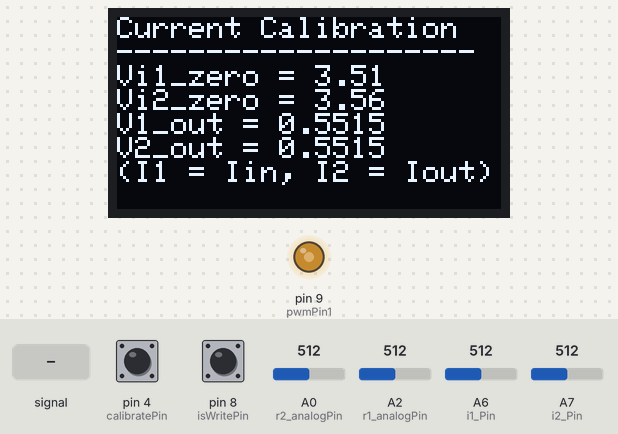
This sketch was run on a simulated Arduino Nano, built with avr-gcc and run on an emulated ATmega328P. Parts: 128×64 one-colour display, output pins drawn as LEDs (lit = HIGH). Inputs (shaded band) come from the test bench; at power-on: A6 (i1_Pin) = 512, A0 (r2_analogPin) = 512, A2 (r1_analogPin) = 512, A7 (i2_Pin) = 512, pin 4 (calibratePin) HIGH, pin 8 (isWritePin) HIGH. Storage starts empty.

Above: at 1.2 s.
1.3 s: A6 (i1_Pin) fed a 200 Hz sine of ±81 counts around its level
At 3.84 s:
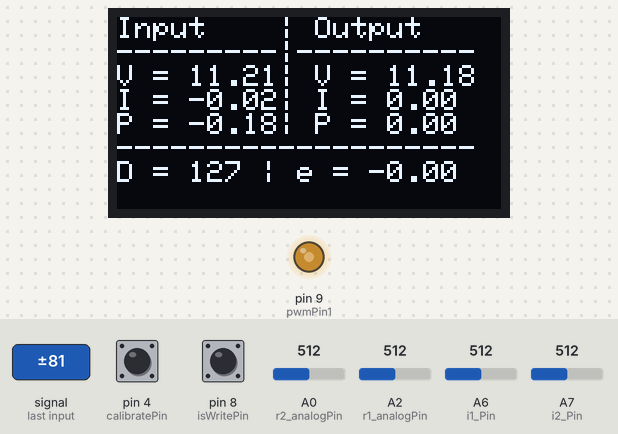
4.3 s: A6 (i1_Pin) set to 716
At 6.3 s:
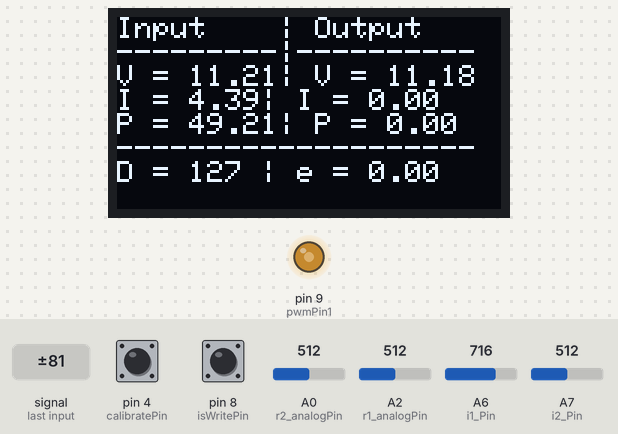
6.7 s: A0 (r2_analogPin) set to 716
At 8.1 s:
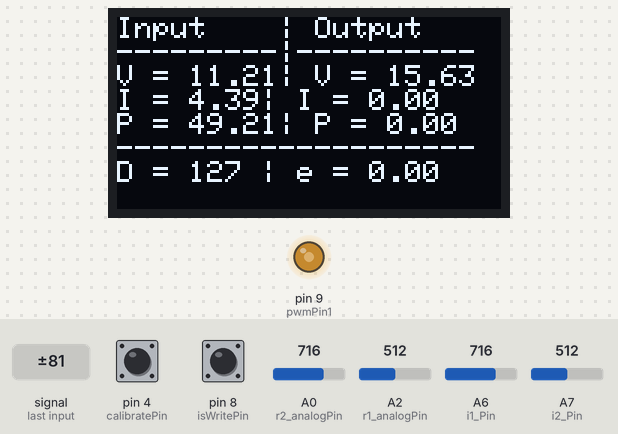
9.2 s: A7 (i2_Pin) fed a 200 Hz sine of ±81 counts around its level
At 11.2 s:
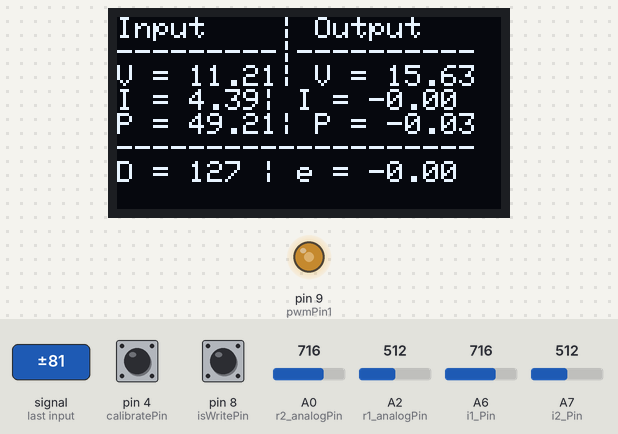
12.2 s: A2 (r1_analogPin) set to 716
At 13.4 s:
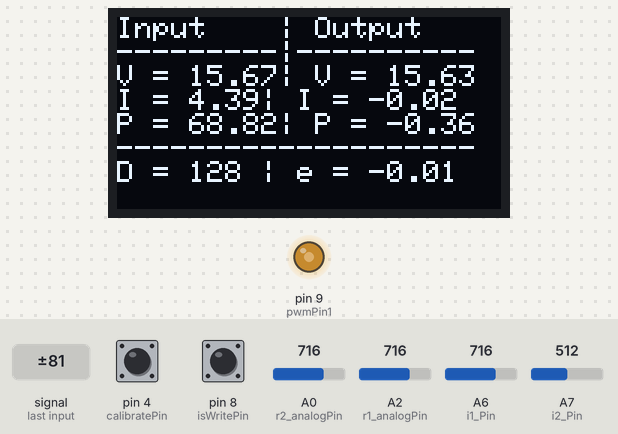
15.2 s: A7 (i2_Pin) set to 716
At 16.8 s:
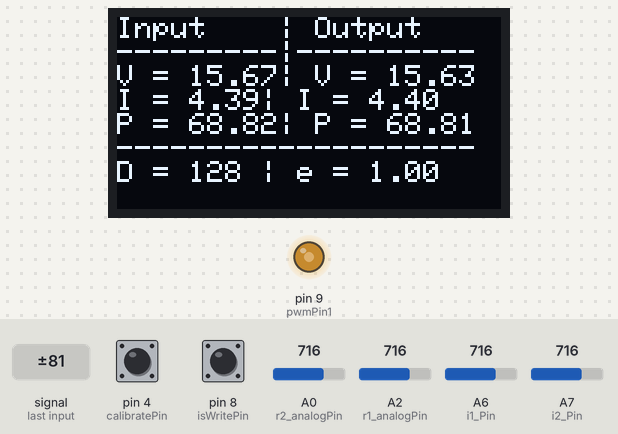
Timing chart, 0 to 18.3 s (numbered marks = the images above; inputs shaded):
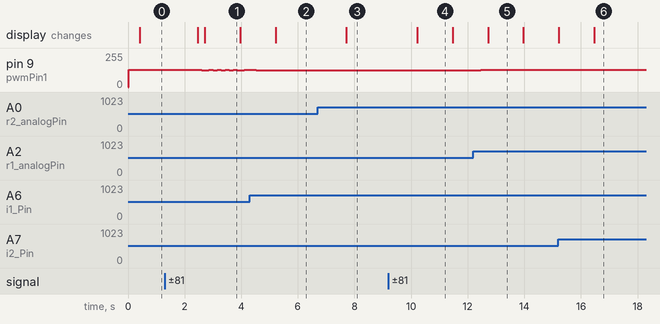

The sketch:

mppt_-_old_-_not_presentable.ino
```cpp
#include <SPI.h>
#include <SD.h>
#include <TimerOne.h>
// #include <PWM.h>
#include <math.h>

/*
 * Error Definitions on fault LED:
 * 		constant on       ====> SD card initialization failed
 * 		T = 2s blinking   ====> Failed to write to file
 *
 *
 * Below has been cancelled
 * Built In LED
 * 		Turns on once     ====> Frequency Initialization successful
 *
 * Should I add a delay in the loop function?
 */


//Display Variables
#include "SSD1306Ascii.h"
#include "SSD1306AsciiAvrI2c.h"
// 0X3C+SA0 - 0x3C or 0x3D
#define I2C_ADDRESS 0x3C
SSD1306AsciiAvrI2c oled;
int timeOldDisplay = millis();
const int DISPLAY_PERIOD = 1000;

// Voltage/Current Sensor Variables
double Vin, Vout, Iin, Iout;
// const double Vref = 1.090; // measured from ref or 5V pin (arduino dead)
const double Vref = 1.102; // measured from ref or 5V pin

// Voltage Sensor 1 - Vin - connect to solar panel
// const double r1_1 = 17.780;
// const double r1_2 = 5.2130;
const double r1_1 = 182.07;
const double r1_2 = 9.4230;
const double r1_analogPin = 2;

// Voltage Sensor 2 - Vout - connect to load
// const double r2_1 = 17.970;
// const double r2_2 = 5.2580;
const double r2_1 = 181.91;
const double r2_2 = 9.441;
const double r2_analogPin = 0;

// Current Calibration
const int calibratePin = 4;
bool runOnce = 1; // needed for prototyping,
				  // can calibrate in setup() after protyping is finished
				  // and not use this variable (I don't think this should stay)

// Current Sensor 1 - Iin - connect to solar panel
const double i1_Pin = 6;
// const double i1_Vneg = -2.427; // keep the negative (arduino dead)
const double i1_Vneg = -2.413; // keep the negative
const double i1_RPos = 9.95;
const double i1_RNeg = 9.97;
double Vi1_zero = 0;

// Current Sensor 2 - Iout - connect to load
const double i2_Pin = 7;
// const double i2_Vneg = -2.465; // keep the negative (arduino dead)
const double i2_Vneg = -2.443; // keep the negative
const double i2_RPos = 10.0;
const double i2_RNeg =  9.97;
double Vi2_zero = 0;

// SD card variables
const int isWritePin  = 8; // digital read pin
const int blueLEDPin  = 7; // SD is being used, data-logging
const int greenLEDPin = 6; // SD card is no longer used, safe to remove
bool writeStatus = 1;
bool SDoff = 0;
const int faultPin = 3; // needs to be a PWM pin or fault will not work
const int chipSelect = 10; //SD card pin
int timeOld = millis(); // get time, used to datalog every dataLogPeriod
int dataLogPeriod = 10000; // 10000 ms = 10s


// MPPT variables
double Pprev = 0, Pnow = 0, Vprev = 0;
const int delta = 1;
int duty = 128;
int pwmPin1 = 9; // in the example: uint8_t pin = 9;
// int32_t frequency = 18018; // 18018

// functions
double vSensor1();
double vSensor2();
double iSensor1();
double iSensor2();
bool isWriteOn();
void dataLog(double V1, double V2, double I1, double I2, int d); // add temperature later
void mppt(double Vnow, double I);
void freqInitialize();
void pwmDutySet();
void runDisplay(double V1, double V2, double I1, double I2, int d); // add temperature later
void currentCalibration(int isRunOnce);


// int num, runs=0;
// double avg;


void setup() {
//     Serial.begin(9600);

	// *****************************************
	// SD Card Read/Write Set up
	// *****************************************
	// see if the card is present and can be initialized:
	if (!SD.begin(chipSelect)) {
		// 		Serial.println("Card failed, or not present");
		// don't do anything more:
		analogWrite(faultPin, 255/2); // can use this a speaker
		while (1);
	}

	// *****************************************
	// Pin Mode Initialization
	// *****************************************
	pinMode(isWritePin, INPUT_PULLUP); // INPUT PULLUP needed to prevent short
	pinMode(calibratePin, INPUT_PULLUP); // INPUT PULLUP needed to prevent short

	// *****************************************
	// Frequency Initialization
	// *****************************************
	freqInitialize();

	// *****************************************
	// Set Reference Voltage
	// *****************************************
	analogReference(INTERNAL);

	// *****************************************
	// Display Set up
	// *****************************************
	oled.begin(&Adafruit128x64, I2C_ADDRESS);
	oled.setFont(Adafruit5x7);
// 	uint32_t m = micros(); // is this line needed?
	oled.clear();

	// *****************************************
	// Current Sensor Calibration
	// *****************************************
	// 	if(digitalRead(calibratePin))
// 	bool isCalibrateOn;
// 	do {
// 		// **** get Voffset 1
// 		int numReads = 1000;
// 		double avgBit = 0;
// 		double V1out = 0, V2out = 0;
// 		// ** add up multiple inputs to get an average reading to decrease random error
// 		// -- add inputs
// 		for(int i = 0; i < numReads; i++){
// 			avgBit += analogRead(i1_Pin);;
// 		}
// 		// -- get average from recorded inputs
// 		avgBit = avgBit / numReads; // this is the average bit reading
//
// 		// -- convert average bit readings to Voltage, Vout.
// 		V1out = avgBit * Vref/1023;
//
// 		// find Vi_zero from Vout and other Constants
// 		Vi1_zero = (i1_RPos/i1_RNeg) * (V1out - i1_Vneg) + V1out;
//
// // 		Vi1_zero = sum * Vref/1023.0; // units - bits * (V / bits)  = V
//
//
// 		// **** get Voffset 2
// 		numReads = 1000;
// 		avgBit = 0;
// 		V2out = 0;
// 		// ** add up multiple inputs to get an average reading to decrease random error
// 		// -- add inputs
// 		for(int i = 0; i < numReads; i++){
// 			avgBit += analogRead(i2_Pin);;
// 		}
// 		// -- get average from recorded inputs
// 		avgBit = avgBit / numReads; // this is the average bit reading
//
// 		// -- convert average bit readings to Voltage, Vout.
// 		V2out = avgBit * Vref/1023;
//
// 		// find Vi_zero from Vout and other Constants
// 		Vi2_zero = (i2_RPos/i2_RNeg) * (V2out - i2_Vneg) + V2out;
//
// // 		// -- convert average bit readings to Voltage, Vout.
// // 		Vi2_zero = sum * Vref/1023.0; // units - bits * (V / bits)  = V
//
// 		// update display
// 		oled.clear();
// 		oled.println(F("Current Calibration"));
// 		oled.println(F("--------------------"));
// 		oled.println("Vi1_zero = " + String(Vi1_zero,2));
// 		oled.println("Vi2_zero = " + String(Vi2_zero,2));
// 		oled.println("V1_out = " + String(V1out,4));
// 		oled.println("V2_out = " + String(V2out,4));
// 		oled.println(F("(I1 = Iin, I2 = Iout)"));
// 		delay(2000);
// 		isCalibrateOn = digitalRead(calibratePin);
// 	} while(!isCalibrateOn);
//
// 	// update display
// 	oled.clear();
// 	oled.println(F("Current Calibration"));
// 	oled.println(F("Finished"));

	// *****************************************
	// Notes
	// *****************************************
	// TO DO
	// * Need to calibrate ACS712 by opening all switches so that no current is running through it
	//   while simulating a normal loop operations to determine its zero current point
	//     - open all switches / close current sources
	//     - run datalogging and mppt code for 20 times
	//     - collect data of V at zero current for ACS712
	//     - average collected data
	// * o calculate V for I-sensor from op-amp and voltage divider
	// * x create MPPT-algorithm
	// * x test 18khz switching
	// * o test current sensor with 12v dc power supply and resistive heater
	// * o start simulating
	// * o build
	// * o setup pinMode for every used pin
	// * o change as many variables to local as possible
	// * o test delta = 1 vs 3
	// * o disable Serial.begin(9600);
	// * o instead of clearing the whole screen, clear the numbers only on the OLED
	//          - not urgent
	// * o update I1 & I2 analog pins on the diagram
	// * o automate calibration process if MOSFET open means
	//		  no current flows on both sides (input and output)

	/*
	 * START HERE START HERE START HERE START HERE START HERE START HERE
	 * START HERE START HERE START HERE START HERE START HERE START HERE
	 * START HERE START HERE START HERE START HERE START HERE START HERE
	 * START HERE START HERE START HERE START HERE START HERE START HERE
	 * convert to 1.1 V internal reference
	 * 		test stability of internal reference
	 * 		test stability of 3.3 V rail, I can use it instead of 5V rail to offset
	 * 			current sensor voltage
	 *
	 * 1. find V5ref for arduino nano in use
	 * 2. find best fit resistors
	 * 3. build op-amp
	 * 4. test voltage gain
	 * 5. add to current sensor
	 */


	/*
	 * convert any constant less than 255 to short int in MPPT_2
	 * 		removing my global variables saved about 2% memory
	 * 		I can change strings to include F()
	 * 		the big users are timerone.h and SD.h
	 *	Notes:
	 * PC power:
	 * 		turning SD write on, changed Vref from 1.091 to 1.092
	 * 			once blue LED on, Vref is constant, no change
	 * 			same result with OLED screen attached
	 *		5V rail is varying by 1-2 mV
	 *		5V = 5.055 +- 0.002
	 * 		3V rail = 3.279 +- 0.001 (w/ oled + SD write)
	 * 1A/2.1A PSU:
	 * 		5V = 5.253 +- 0.003
	 * 		Vref = 1.091
	 * 		turning SD write on, changed Vref from 1.091 to 1.092
	 * 		3V = 3.278 +- 0.002
	 * 2.4A/2.4A PSU:
	 * 		5V = 5.300 +- 0.001
	 * 		Vref = 1.091
	 * 		turning SD write on, changed Vref from 1.091 to 1.092
	 * 		3V = 3.278 +- 0.002
	 *
	 * similar result with apple 12W charger
	 * 		3V = 3.278 +- 0.002
	 */
}


void loop() {

	// calibrate current
	currentCalibration();

	// read data
	Vin = vSensor1();
	Vout = vSensor2();
	Iin = iSensor1(); // define
	Iout = iSensor2(); // define

	// run MPPT
	mppt(Vin, Iin);

	// SD card datalogging
	writeStatus = isWriteOn();
	if(writeStatus){

		// if SD was removed and re-inserted,
		// re-initialize the SD card to write again
		if(SDoff){

			// if there is an issue, turn on fault pin
			if (!SD.begin(chipSelect)) {
				analogWrite(faultPin, 255/2); // can use this when I attach a speaker to it
				digitalWrite(greenLEDPin, LOW);
				digitalWrite(blueLEDPin, LOW);
				while (1);
			}
			// if no issue, then SD is inserted and working
			//    so SDoff = 0
			//    because SD is inserted
			SDoff = 0;
		}

		// once SD is initialized, start data-logging every time period
		int timeNow = millis();
        if(timeNow - timeOld > dataLogPeriod){
            dataLog(Vin, Vout, Iin, Iout, duty);
			timeOld = millis();
        }

	} else {
		// if write status is off, then assume SD card has been removed
		SDoff = 1;
	}

	// Update Display every DISPLAY_PERIOD
	int timeNowDisplay = millis();
	if(timeNowDisplay - timeOldDisplay > DISPLAY_PERIOD){
		runDisplay(Vin, Vout, Iin, Iout, duty);
		timeOldDisplay = millis();
	}
}

double vSensor1(){
// 	double inputA = analogRead(r1_analogPin);
// 	double Vout = inputA * Vref/1023.0;

	int numReads = 100;
	double sum = 0;
	// ** add up multiple inputs to get an average reading to decrease random error
	// -- add inputs
	for(int i = 0; i < numReads; i++){
		sum += analogRead(r1_analogPin);;
	}
	// -- get average from recorded inputs
	sum = sum / numReads; // this is the average bit reading
	// -- convert average bit readings to Voltage
	Vout = sum * Vref/1023.0; // units - bits * (V / bits)  = V

	double Vcc = Vout * (r1_1 + r1_2)/r1_2;

	return Vcc;
}


double vSensor2(){
// 	double inputA = analogRead(r2_analogPin);
// 	double Vout = inputA * Vref/1023.0;

	int numReads = 100;
	double sum = 0;
	// ** add up multiple inputs to get an average reading to decrease random error
	// -- add inputs
	for(int i = 0; i < numReads; i++){
		sum += analogRead(r2_analogPin);;
	}
	// -- get average from recorded inputs
	sum = sum / numReads; // this is the average bit reading
	// -- convert average bit readings to Voltage
	Vout = sum * Vref/1023.0; // units - bits * (V / bits)  = V

	double Vcc = Vout * (r2_1 + r2_2)/r2_2;

	return Vcc;
}


double iSensor1(){
	int numReads = 500;
	double avgBit = 0;

	// ** add up multiple inputs to get an average reading to decrease random error
	// -- add inputs
	for(int i = 0; i < numReads; i++){
		avgBit += analogRead(i1_Pin);;
	}
	// -- get average from recorded inputs
	avgBit = avgBit / numReads; // this is the average bit reading

	// convert average bit readings to Voltage, Vout.
	double V1out = avgBit * Vref/1023.0; // units - bits * (V / bits)  = V

	double Vi1 = (i1_RPos/i1_RNeg) * (V1out - i1_Vneg) + V1out;

// 	// subtract offset voltage
// 	Vout = Vout - Vi1_zero;

	// get the voltage at Vcc
	double Vcc_diff = Vi1 - Vi1_zero;

	// convert Vcc to Current
	double I1 = Vcc_diff * 1.0/0.1; // 1 A / 100 mA = 1 A / 0.1 V

	return I1;
}


double iSensor2(){
// 	double inputA = analogRead(i2_Pin);
// 	double Vout = inputA * Vref/1023.0;
// 	double I2 = Vout * 1.0/0.1; // 1 A / 100 mA = 1 A / 0.1 V
//
// 	return I2;


	int numReads = 500;
	double avgBit = 0;

	// ** add up multiple inputs to get an average reading to decrease random error
	// -- add inputs
	for(int i = 0; i < numReads; i++){
		avgBit += analogRead(i2_Pin);;
	}
	// -- get average from recorded inputs
	avgBit = avgBit / numReads; // this is the average bit reading

	// convert average bit readings to Voltage, Vout.
	double V2out = avgBit * Vref/1023.0; // units - bits * (V / bits)  = V


	double Vi2 = (i2_RPos/i2_RNeg) * (V2out - i2_Vneg) + V2out;

	// subtract offset voltage
// 	Vout = Vout - Vi2_zero;

	// get the voltage at Vcc
	double Vcc_diff = Vi2 - Vi2_zero;

	// convert Vcc to Current
	double I2 = Vcc_diff * 1.0/0.1; // 1 A / 100 mA = 1 A / 0.1 V

	return I2;
}


bool isWriteOn(){
	// 	double input = analogRead(isWritePin);
	// 	double Vout = input * Vref/1023.0;
	// 	if(Vout > Vref/2.0){...stuff...}
	bool input = digitalRead(isWritePin); // if this works, change isWritePin to = 8

	if(input){
		digitalWrite(greenLEDPin, LOW);
		digitalWrite(blueLEDPin, HIGH);
		return 1;
	} else {
		digitalWrite(greenLEDPin, HIGH);
		digitalWrite(blueLEDPin, LOW);
		return 0;
	}

}

void dataLog(double V1, double V2, double I1, double I2, int d){

	// record data to string
	String dataString = "";
	dataString = String(V1) + "," + String(V2) ;
	dataString += "," + String(I1) + "," + String(I2) + "," + String(d);
// 	dataString += "," + String(T);


	// open the file
	File dataFile = SD.open("datalog.txt", FILE_WRITE);

	// if the file is available, write to it:
	if (dataFile) {
		dataFile.println(dataString);
		dataFile.close();
		// print to the serial port too:
//         Serial.println(dataString);
	}
	// if the file isn't open, pop up an error:
	else {
		// 		Serial.println("error opening datalog.txt");
		digitalWrite(greenLEDPin, LOW);
		digitalWrite(blueLEDPin, LOW);
		while(1){
			analogWrite(faultPin, 255/2);
			delay(1000);
			analogWrite(faultPin, 0);
			delay(1000);
		}
	}
}


void mppt(double Vnow, double I){
	Pnow = Vnow * I;

	// MPPT for Buck Converter
	if (Pnow - Pprev == 0){
		// do nothing
	}
	else if (Pnow > Pprev){
		if (Vnow > Vprev){
			duty = duty + delta;
		}
		else {
			duty = duty - delta;
		}
	}
	else {
		if (Vnow > Vprev){
			duty = duty - delta;
		}
		else {
			duty = duty + delta;
		}
	}

	Pprev = Pnow;
	Vprev = Vnow;

	if (duty < 20) duty = 20;
	if (duty > 230) duty = 230;
	// absolute limits
	// 		based on measured PWM frequency using digital multimeter
// 	if (duty < 3) duty = 3; // if d < 3, PWM is off
// 	if (duty > 254) duty = 254; // if d > 254, PWM is off

	pwmDutySet();

}

void freqInitialize(){
	// ---------------------------------------
	// using PWM.h, an outdated library
	// ---------------------------------------
	//    * this is has been tested to work
	//      but gives warning of core code altered.
	//      This could be b/c it is outdated.
	//      Safe to use other newer option.
// 	InitTimersSafe();
// 	bool success = SetPinFrequencySafe(pwmPin1, frequency);
//
// 	// turn on on-board LED
// 	if(success) {
// 		//pinMode(LED_BUILTIN, OUTPUT);
// 		digitalWrite(LED_BUILTIN, HIGH);
// 		delay(2000);
// 		digitalWrite(LED_BUILTIN, LOW);
//
// 	} else{
// 		while(1) {
// 			digitalWrite(LED_BUILTIN, HIGH);
// 			delay(50);
// 			digitalWrite(LED_BUILTIN, LOW);
// 			delay(50);
// 		}
// 	}
//
// 	pwmWrite(pwmPin1,duty); // without it, PWM is not turned on

	// ---------------------------------------
	// using TimerOne.h, an updated library
	// ---------------------------------------
	Timer1.initialize(55); // 55 microsecond period ~= 18.18 khz
			// breaks pin 9 and 10 analogWrite function
	int pwmDuty = (int) duty*1023.0/255.0; // converting 8 bit to 10 bit input for
	                                       //    for Timer1.pwm()
	Timer1.pwm(pwmPin1, pwmDuty);      // 50% DC on pin 9

}

void pwmDutySet(){
	// 	pwmWrite(pwmPin1,duty); // this if using PWM.h
	int pwmDuty = round(duty*1023.0/255.0);
	Timer1.pwm(pwmPin1, pwmDuty);
}

void runDisplay(double V1, double V2, double I1, double I2, int d){

	// ** calculate power
	double P1 = V1 * I1;
	double P2 = V2 * I2;

// 	// ** set up display
// 	display.clearDisplay();
// 	display.setTextSize(1);             // Normal 1:1 pixel scale
// 	display.setTextColor(SSD1306_WHITE);        // Draw white text
// 	display.setCursor(0,0);             // Start at top-left corner
//
// 	// ** set up text to display
// 	// -- by default String() outputs 2 decimal places
// 	// 		otherwise use String(num,numDecimalPlaces)
// 	display.println(F("Input    | Output   "));
// 	display.println(F("---------|----------"));
// 	display.println("V = " + String(V1) + "| V = " + String(V2));
// 	display.println("I = " + String(I1) + "| I = " + String(I2));
// 	display.println("P = " + String(P1) + "| P = " + String(P2));
// 	display.println(F("--------------------"));
// 	display.println("D = " + String(d) + "| e = " + String(P2/P1));
//
// 	// ** implement change to display
// 	display.display();
	oled.clear(); // test it with and without this line
	oled.println(F("Input    | Output   "));
	oled.println(F("---------|----------"));
	oled.println("V = " + String(V1) + "| V = " + String(V2));
	oled.println("I = " + String(I1) + "| I = " + String(I2));
	oled.println("P = " + String(P1) + "| P = " + String(P2));
	oled.println(F("--------------------"));
	oled.println("D = " + String(d) + " | e = " + String(P2/P1));
}


void currentCalibration() {
	if(runOnce){
		bool isCalibrateOn;
		do {
			// **** get Voffset 1
			int numReads = 1000;
			double avgBit = 0;
			double V1out = 0, V2out = 0;
			// ** add up multiple inputs to get an average reading to decrease random error
			// -- add inputs
			for(int i = 0; i < numReads; i++){
				avgBit += analogRead(i1_Pin);;
			}
			// -- get average from recorded inputs
			avgBit = avgBit / numReads; // this is the average bit reading

			// -- convert average bit readings to Voltage, Vout.
			V1out = avgBit * Vref/1023;

			// find Vi_zero from Vout and other Constants
			Vi1_zero = (i1_RPos/i1_RNeg) * (V1out - i1_Vneg) + V1out;

	// 		Vi1_zero = sum * Vref/1023.0; // units - bits * (V / bits)  = V


			// **** get Voffset 2
			numReads = 1000;
			avgBit = 0;
			V2out = 0;
			// ** add up multiple inputs to get an average reading to decrease random error
			// -- add inputs
			for(int i = 0; i < numReads; i++){
				avgBit += analogRead(i2_Pin);;
			}
			// -- get average from recorded inputs
			avgBit = avgBit / numReads; // this is the average bit reading

			// -- convert average bit readings to Voltage, Vout.
			V2out = avgBit * Vref/1023;

			// find Vi_zero from Vout and other Constants
			Vi2_zero = (i2_RPos/i2_RNeg) * (V2out - i2_Vneg) + V2out;

	// 		// -- convert average bit readings to Voltage, Vout.
	// 		Vi2_zero = sum * Vref/1023.0; // units - bits * (V / bits)  = V

			// update display
			oled.clear();
			oled.println(F("Current Calibration"));
			oled.println(F("--------------------"));
			oled.println("Vi1_zero = " + String(Vi1_zero,2));
			oled.println("Vi2_zero = " + String(Vi2_zero,2));
			oled.println("V1_out = " + String(V1out,4));
			oled.println("V2_out = " + String(V2out,4));
			oled.println(F("(I1 = Iin, I2 = Iout)"));
			delay(2000);
			isCalibrateOn = digitalRead(calibratePin);
		} while(!isCalibrateOn);

		// update display
		oled.clear();
		oled.println(F("Current Calibration"));
		oled.println(F("Finished"));
	}
	runOnce = 0;
}
```

Measured:
- after the input at 1.3 s, pin 9 (pwmPin1): 128/255 → 127/255 after 1.3 s, → 128/255 0.25 s later, → 127/255 0.14 s later, → 128/255 0.14 s later, … (11 changes in this stretch); the display: first differs from a run without the input after 1.4 s (image 1)
- after the input at 4.3 s, pin 9 (pwmPin1): goes on until 4.5 s, then stays 127/255
- after the input at 6.7 s, the display: changes after 1.0 s (image 3)
- after the input at 9.2 s, the display: changes after 1.0 s (image 4)
- after the input at 12.2 s, pin 9 (pwmPin1): 127/255 → 128/255 after 0.27 s
- what the display in image 1 shows lasts 1.3 s, from 2.7 s to 4.0 s
